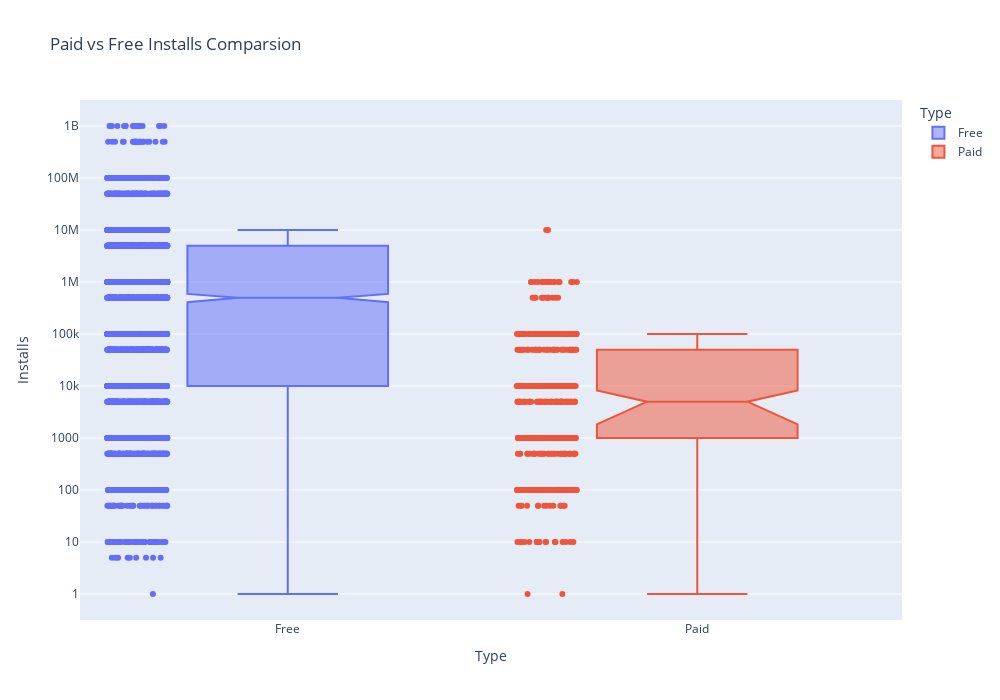

The code cell stored with this chart in its notebook:
### Markdown cell above
# Plotly Box Plots: Lost Downloads for Paid Apps

### Code cell
box = px.box(
    df_apps_clean,
    y= df_apps_clean.Installs,
    x=df_apps_clean.Type,
    color = df_apps_clean.Type,
    points = "all",
    notched= True,
    title = "Paid vs Free Installs Comparsion"
)
box.update_layout(
    height= 700,
    width = 1000,
    yaxis = dict(type="log")
)
box.show()

### Figure 1 — Plotly figure (JSON) as saved in the notebook; plotly's stock layout.template omitted (floating-point values rounded to 4 significant figures; data arrays with more than 128 entries replaced by an {"elided": "..."} marker saying what was removed)
{"data": [{"alignmentgroup": "True", "boxpoints": "all", "hovertemplate": "Type=%{x}<br>Installs=%{y}<extra></extra>", "legendgroup": "Free", "marker": {"color": "#636efa"}, "name": "Free", "notched": true, "offsetgroup": "Free", "orientation": "v", "showlegend": true, "type": "box", "x": {"elided": "7595 str values"}, "x0": " ", "xaxis": "x", "y": {"elided": "7595 int values"}, "y0": " ", "yaxis": "y"}, {"alignmentgroup": "True", "boxpoints": "all", "hovertemplate": "Type=%{x}<br>Installs=%{y}<extra></extra>", "legendgroup": "Paid", "marker": {"color": "#EF553B"}, "name": "Paid", "notched": true, "offsetgroup": "Paid", "orientation": "v", "showlegend": true, "type": "box", "x": {"elided": "589 str values"}, "x0": " ", "xaxis": "x", "y": {"elided": "589 int values"}, "y0": " ", "yaxis": "y"}], "layout": {"boxmode": "overlay", "height": 700, "legend": {"title": {"text": "Type"}, "tracegroupgap": 0}, "title": {"text": "Paid vs Free Installs Comparsion"}, "width": 1000, "xaxis": {"anchor": "y", "autorange": true, "categoryarray": ["Free", "Paid"], "categoryorder": "array", "domain": [0, 1], "range": [-0.5073, 1.5], "title": {"text": "Type"}, "type": "category"}, "yaxis": {"anchor": "x", "autorange": true, "domain": [0, 1], "range": [-0.5, 9.5], "title": {"text": "Installs"}, "type": "log"}}}
